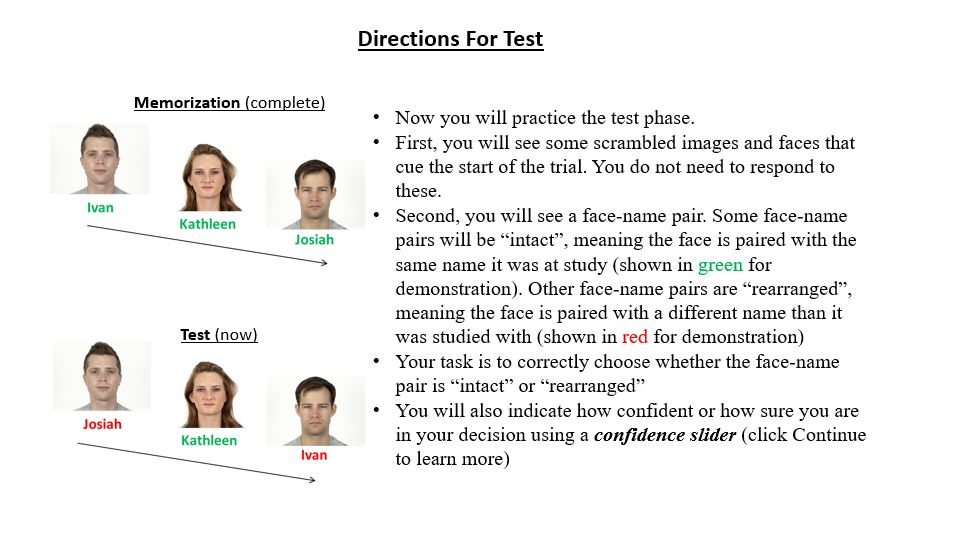
%> input picture directionsForTest.JPG, 961 x 541 px
$ octave --eval "result = phaseScrambleFace('directionsForTest.JPG');"   (GNU Octave 9; MATLAB toolbox functions it lacks are replaced by stand-ins)
%> lines starting %> are read from the running program, lines starting %| are printed output that depends on the picture
function [ImScrambled] = phaseScrambleFace(image)
%> called with image = 'directionsForTest.JPG'
%Code is imported from following URL:
%https://stackoverflow.com/questions/32668867/how-can-i-fourier-phase-scramble-a-grayscale-jpeg-image-in-matlab
Im = mat2gray(double(imread(image)));
%read and rescale (0-1) image

ImSize = size(Im);
%> ImSize = [541 961 3]

RandomPhase = angle(fft2(rand(ImSize(1), ImSize(2))));
%generate random phase structure

for layer = 1:ImSize(3)
    ImFourier(:,:,layer) = fft2(Im(:,:,layer));
%Fast-Fourier transform
    Amp(:,:,layer) = abs(ImFourier(:,:,layer));
%amplitude spectrum
    Phase(:,:,layer) = angle(ImFourier(:,:,layer));
%phase spectrum
    Phase(:,:,layer) = Phase(:,:,layer) + RandomPhase;
%add random phase to original phase
    ImScrambled(:,:,layer) = ifft2(Amp(:,:,layer).*exp(sqrt(-1)*(Phase(:,:,layer))));
%combine Amp and Phase then perform inverse Fourier
end
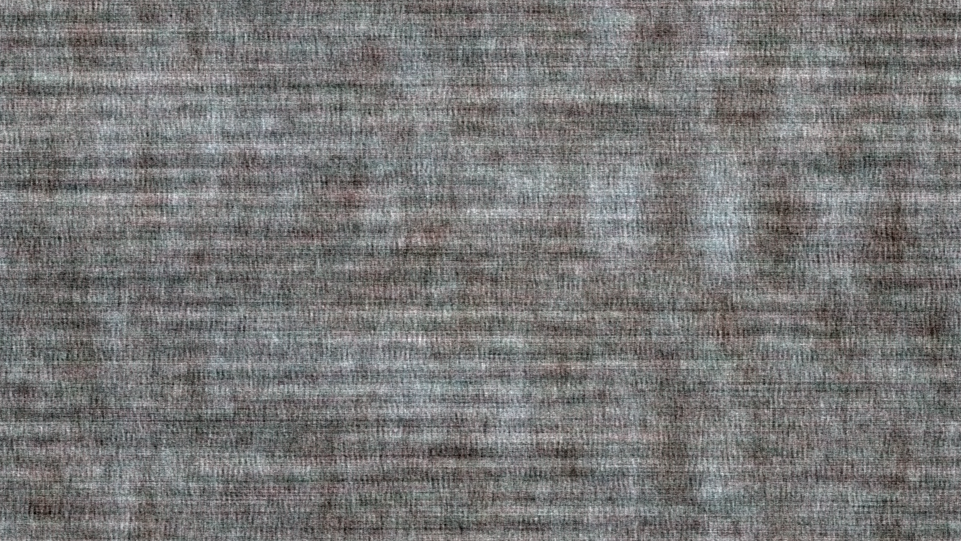
%> ImScrambled: size 541x961x3 double; mean R, G, B 0.943, 0.941, 0.937; mean of the top-left, top-right, bottom-left and bottom-right quarters 0.96, 0.975, 0.905, 0.921; drawn with min black and max white
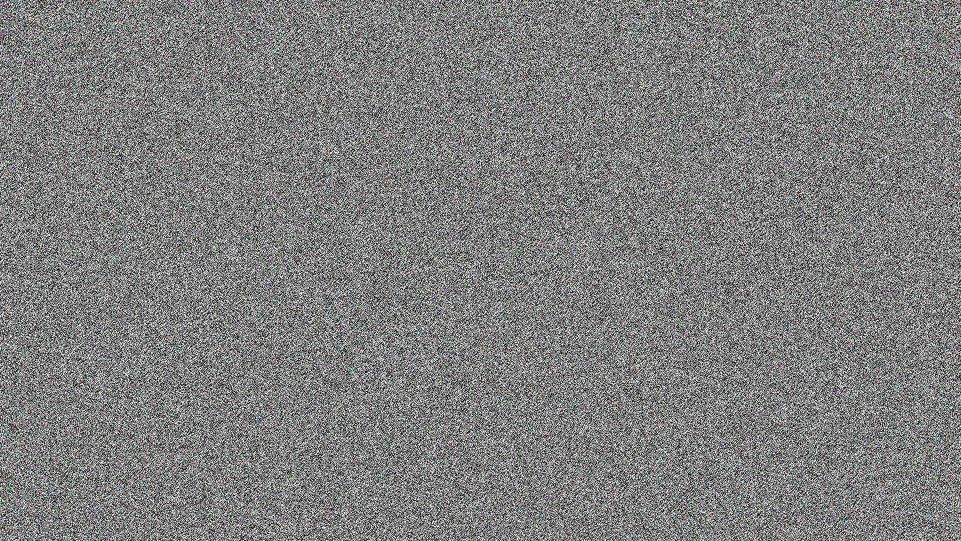
%> Phase: size 541x961x3 double; mean R, G, B -8.49e-19, 5.56e-18, 7.68e-18; drawn with min black and max white

ImScrambled = real(ImScrambled); %get rid of imaginery part in image (due to rounding error)
%imwrite(ImScrambled,'BearScrambled.jpg','jpg');
%imshow(ImScrambled)
end

$ run again, on debriefing.JPG
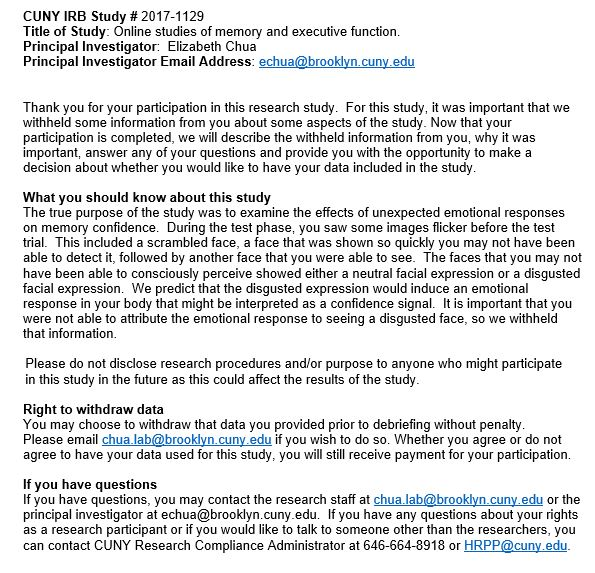
%> input picture debriefing.JPG, 595 x 573 px
%> after the loop in phaseScrambleFace, `for layer = 1:ImSize(3)`:
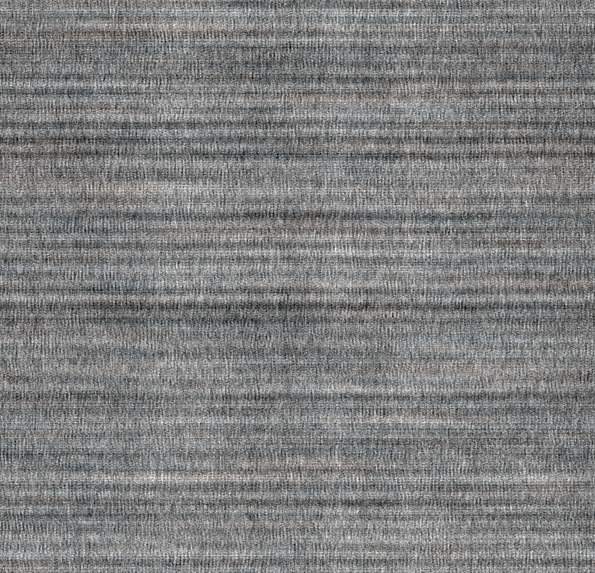
%> ImScrambled: size 573x595x3 double; mean R, G, B 0.881, 0.884, 0.886; mean of the top-left, top-right, bottom-left and bottom-right quarters 0.871, 0.879, 0.882, 0.903; drawn with min black and max white
%> after the loop in phaseScrambleFace, `for layer = 1:ImSize(3)`:
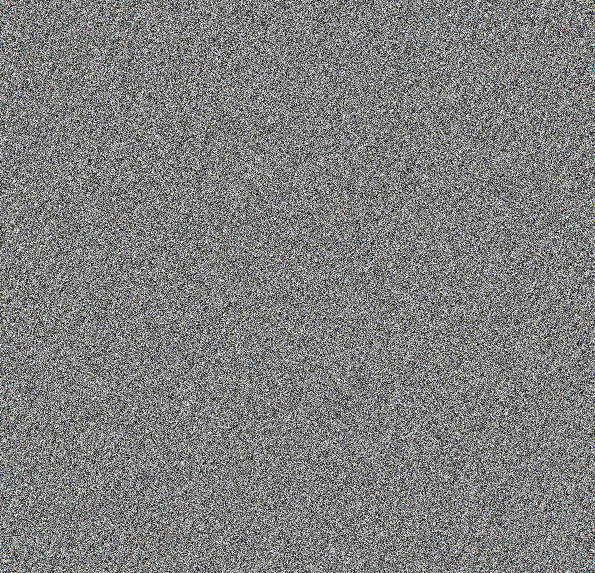
%> Phase: size 573x595x3 double; mean R, G, B 5.71e-18, -2.61e-18, 1.68e-18; drawn with min black and max white

$ run again, on directions.JPG
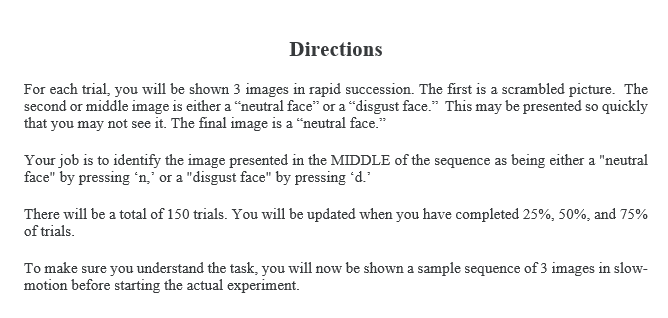
%> input picture directions.JPG, 668 x 318 px
%> after the loop in phaseScrambleFace, `for layer = 1:ImSize(3)`:
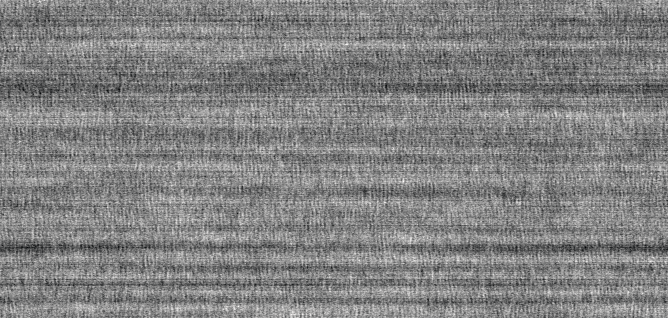
%> ImScrambled: size 318x668x3 double; mean R, G, B 0.941, 0.942, 0.943; mean of the top-left, top-right, bottom-left and bottom-right quarters 0.929, 0.905, 0.968, 0.966; drawn with min black and max white
%> after the loop in phaseScrambleFace, `for layer = 1:ImSize(3)`:
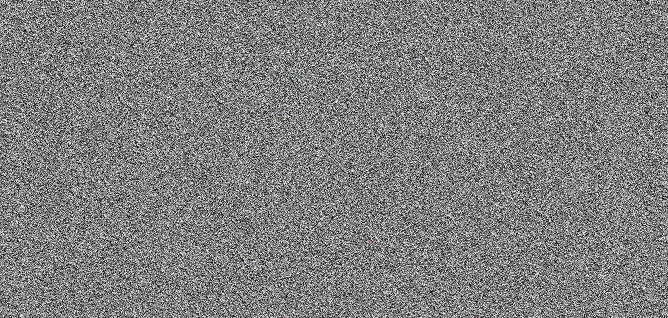
%> Phase: size 318x668x3 double; mean R, G, B -2.96e-05, -2.96e-05, -2.96e-05; drawn with min black and max white

$ run again, on directionsConfidence.JPG
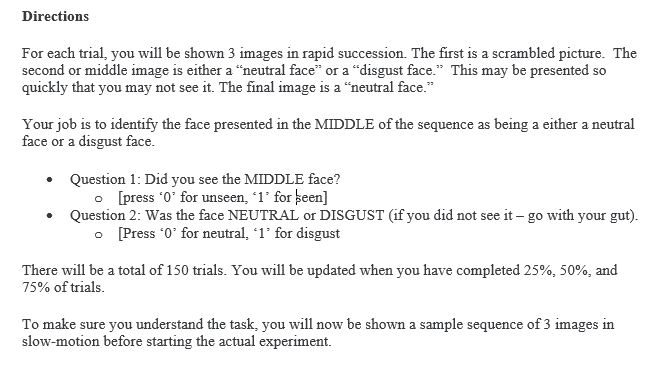
%> input picture directionsConfidence.JPG, 663 x 379 px
%> after the loop in phaseScrambleFace, `for layer = 1:ImSize(3)`:
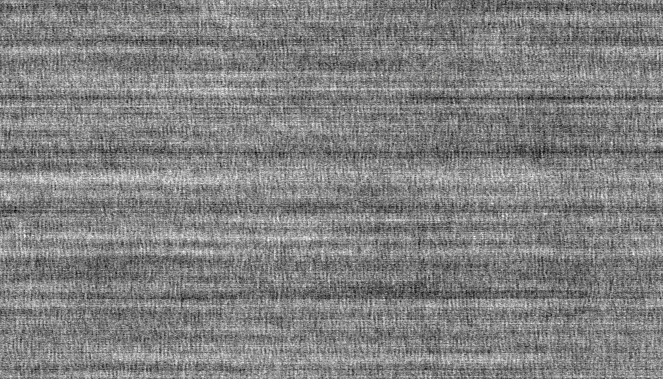
%> ImScrambled: size 379x663x3 double; mean R, G, B 0.95, 0.95, 0.95; mean of the top-left, top-right, bottom-left and bottom-right quarters 0.971, 0.93, 0.96, 0.938; drawn with min black and max white
%> after the loop in phaseScrambleFace, `for layer = 1:ImSize(3)`:
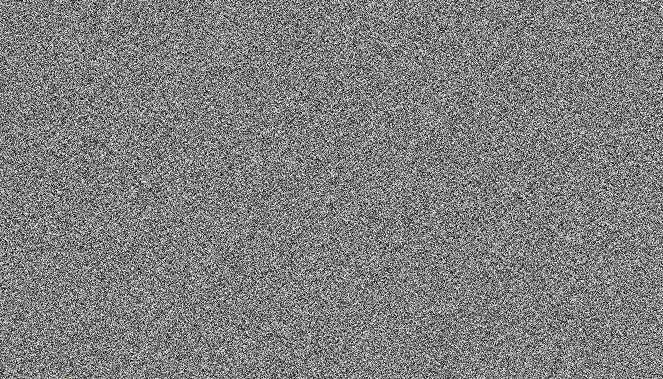
%> Phase: size 379x663x3 double; mean R, G, B -1.18e-17, -8.67e-18, -4.54e-18; drawn with min black and max white
